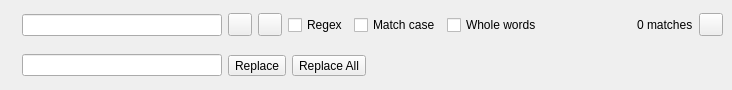
<?xml version="1.0" encoding="UTF-8"?>
<ui version="4.0">
 <class>SearchPanel</class>
 <widget class="QWidget" name="SearchPanel">
  <property name="geometry">
   <rect>
    <x>0</x>
    <y>0</y>
    <width>732</width>
    <height>90</height>
   </rect>
  </property>
  <property name="windowTitle">
   <string>Form</string>
  </property>
  <property name="styleSheet">
   <string notr="true"/>
  </property>
  <layout class="QVBoxLayout" name="verticalLayout">
   <property name="spacing">
    <number>0</number>
   </property>
   <property name="margin">
    <number>0</number>
   </property>
   <item>
    <widget class="QFrame" name="frame">
     <property name="frameShape">
      <enum>QFrame::NoFrame</enum>
     </property>
     <property name="frameShadow">
      <enum>QFrame::Raised</enum>
     </property>
     <layout class="QVBoxLayout" name="verticalLayout_2">
      <property name="spacing">
       <number>9</number>
      </property>
      <property name="margin">
       <number>9</number>
      </property>
      <item>
       <widget class="QWidget" name="widgetSearch" native="true">
        <layout class="QHBoxLayout" name="horizontalLayout">
         <property name="margin">
          <number>0</number>
         </property>
         <item>
          <widget class="QLabel" name="labelSearch">
           <property name="sizePolicy">
            <sizepolicy hsizetype="Preferred" vsizetype="Preferred">
             <horstretch>0</horstretch>
             <verstretch>0</verstretch>
            </sizepolicy>
           </property>
           <property name="minimumSize">
            <size>
             <width>0</width>
             <height>0</height>
            </size>
           </property>
           <property name="maximumSize">
            <size>
             <width>18</width>
             <height>18</height>
            </size>
           </property>
           <property name="text">
            <string/>
           </property>
           <property name="pixmap">
            <pixmap>:/pycode-icons/rc/edit-find.png</pixmap>
           </property>
           <property name="scaledContents">
            <bool>true</bool>
           </property>
          </widget>
         </item>
         <item>
          <widget class="PromptLineEdit" name="lineEditSearch">
           <property name="sizePolicy">
            <sizepolicy hsizetype="Preferred" vsizetype="Fixed">
             <horstretch>0</horstretch>
             <verstretch>0</verstretch>
            </sizepolicy>
           </property>
           <property name="minimumSize">
            <size>
             <width>200</width>
             <height>0</height>
            </size>
           </property>
          </widget>
         </item>
         <item>
          <widget class="QToolButton" name="toolButtonPrevious">
           <property name="text">
            <string/>
           </property>
           <property name="icon">
            <iconset>
             <normaloff>:/pyqode_icons/rc/go-up.png</normaloff>:/pyqode_icons/rc/go-up.png</iconset>
           </property>
          </widget>
         </item>
         <item>
          <widget class="QToolButton" name="toolButtonNext">
           <property name="text">
            <string/>
           </property>
           <property name="icon">
            <iconset>
             <normaloff>:/pycode-icons/rc/go-down.png</normaloff>:/pycode-icons/rc/go-down.png</iconset>
           </property>
          </widget>
         </item>
         <item>
          <widget class="QCheckBox" name="checkBoxRegex">
           <property name="text">
            <string>Regex</string>
           </property>
          </widget>
         </item>
         <item>
          <widget class="QCheckBox" name="checkBoxCase">
           <property name="styleSheet">
            <string notr="true"/>
           </property>
           <property name="text">
            <string>Match case</string>
           </property>
          </widget>
         </item>
         <item>
          <widget class="QCheckBox" name="checkBoxWholeWords">
           <property name="text">
            <string>Whole words</string>
           </property>
          </widget>
         </item>
         <item>
          <spacer name="horizontalSpacer">
           <property name="orientation">
            <enum>Qt::Horizontal</enum>
           </property>
           <property name="sizeHint" stdset="0">
            <size>
             <width>40</width>
             <height>20</height>
            </size>
           </property>
          </spacer>
         </item>
         <item>
          <widget class="QLabel" name="labelMatches">
           <property name="text">
            <string>0 matches</string>
           </property>
          </widget>
         </item>
         <item>
          <widget class="QToolButton" name="toolButtonClose">
           <property name="text">
            <string/>
           </property>
           <property name="icon">
            <iconset>
             <normaloff>:/pycode-icons/rc/close.png</normaloff>:/pycode-icons/rc/close.png</iconset>
           </property>
          </widget>
         </item>
        </layout>
       </widget>
      </item>
      <item>
       <widget class="QWidget" name="widgetReplace" native="true">
        <layout class="QHBoxLayout" name="horizontalLayout_2">
         <property name="margin">
          <number>0</number>
         </property>
         <item>
          <widget class="QLabel" name="labelReplace">
           <property name="maximumSize">
            <size>
             <width>18</width>
             <height>18</height>
            </size>
           </property>
           <property name="text">
            <string/>
           </property>
           <property name="pixmap">
            <pixmap>:/pycode-icons/rc/edit-find-replace.png</pixmap>
           </property>
           <property name="scaledContents">
            <bool>true</bool>
           </property>
          </widget>
         </item>
         <item>
          <widget class="PromptLineEdit" name="lineEditReplace">
           <property name="sizePolicy">
            <sizepolicy hsizetype="Preferred" vsizetype="Fixed">
             <horstretch>0</horstretch>
             <verstretch>0</verstretch>
            </sizepolicy>
           </property>
           <property name="minimumSize">
            <size>
             <width>200</width>
             <height>0</height>
            </size>
           </property>
          </widget>
         </item>
         <item>
          <widget class="QToolButton" name="toolButtonReplace">
           <property name="text">
            <string>Replace</string>
           </property>
          </widget>
         </item>
         <item>
          <widget class="QToolButton" name="toolButtonReplaceAll">
           <property name="text">
            <string>Replace All</string>
           </property>
          </widget>
         </item>
         <item>
          <spacer name="horizontalSpacer_2">
           <property name="orientation">
            <enum>Qt::Horizontal</enum>
           </property>
           <property name="sizeHint" stdset="0">
            <size>
             <width>40</width>
             <height>20</height>
            </size>
           </property>
          </spacer>
         </item>
        </layout>
        <zorder>lineEditReplace</zorder>
        <zorder>toolButtonReplace</zorder>
        <zorder>toolButtonReplaceAll</zorder>
        <zorder>horizontalSpacer_2</zorder>
        <zorder>labelReplace</zorder>
       </widget>
      </item>
     </layout>
    </widget>
   </item>
  </layout>
  <action name="actionSearch">
   <property name="icon">
    <iconset theme="edit-find">
     <normaloff>:/pycode-icons/rc/edit-find.png</normaloff>:/pycode-icons/rc/edit-find.png</iconset>
   </property>
   <property name="text">
    <string>Search</string>
   </property>
   <property name="toolTip">
    <string>Show the search panel</string>
   </property>
   <property name="shortcut">
    <string>Ctrl+F</string>
   </property>
   <property name="iconVisibleInMenu">
    <bool>true</bool>
   </property>
  </action>
  <action name="actionActionSearchAndReplace">
   <property name="icon">
    <iconset theme="edit-find-replace">
     <normaloff>:/pycode-icons/rc/edit-find-replace.png</normaloff>:/pycode-icons/rc/edit-find-replace.png</iconset>
   </property>
   <property name="text">
    <string>Search and replace</string>
   </property>
   <property name="toolTip">
    <string>Show the search and replace panel</string>
   </property>
   <property name="shortcut">
    <string>Ctrl+R</string>
   </property>
   <property name="iconVisibleInMenu">
    <bool>true</bool>
   </property>
  </action>
  <action name="actionFindNext">
   <property name="icon">
    <iconset theme="go-down">
     <normaloff>:/pycode-icons/rc/go-down.png</normaloff>:/pycode-icons/rc/go-down.png</iconset>
   </property>
   <property name="text">
    <string>Find next</string>
   </property>
   <property name="toolTip">
    <string>Find the next occurrence (downward)</string>
   </property>
   <property name="shortcut">
    <string>F3</string>
   </property>
   <property name="iconVisibleInMenu">
    <bool>true</bool>
   </property>
  </action>
  <action name="actionFindPrevious">
   <property name="icon">
    <iconset theme="go-up">
     <normaloff>:/pycode-icons/rc/go-up.png</normaloff>:/pycode-icons/rc/go-up.png</iconset>
   </property>
   <property name="text">
    <string>Find previous</string>
   </property>
   <property name="toolTip">
    <string>Find previous occurrence (upward)</string>
   </property>
   <property name="shortcut">
    <string>Shift+F3</string>
   </property>
   <property name="iconVisibleInMenu">
    <bool>true</bool>
   </property>
  </action>
 </widget>
 <customwidgets>
  <customwidget>
   <class>PromptLineEdit</class>
   <extends>QLineEdit</extends>
   <header>pyqode.core.widgets</header>
  </customwidget>
 </customwidgets>
 <tabstops>
  <tabstop>lineEditSearch</tabstop>
  <tabstop>lineEditReplace</tabstop>
  <tabstop>toolButtonPrevious</tabstop>
  <tabstop>toolButtonNext</tabstop>
  <tabstop>checkBoxCase</tabstop>
  <tabstop>checkBoxWholeWords</tabstop>
  <tabstop>toolButtonReplace</tabstop>
  <tabstop>toolButtonReplaceAll</tabstop>
  <tabstop>toolButtonClose</tabstop>
 </tabstops>
 <resources>
  <include location="pyqode_core.qrc"/>
 </resources>
 <connections/>
</ui>
